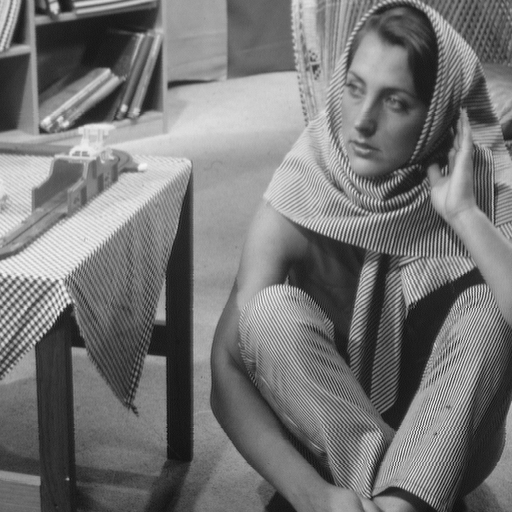
#> input picture 2d_ocs_osh_encryption/data/input/barbara.png, 512 x 512 px
$ python main.py
#> lines starting #> are read from the running program, lines starting #| are printed output that depends on the picture
### 2d_ocs_osh_encryption/modules/matrix_gen.py
import numpy as np
from scipy.linalg import hadamard

def generate_spe_matrices(N_pixels, M_measurements, L_images):
    """ Implements Eq. 22, 25, 31, and 32. """
    sqrt_M = int(np.sqrt(M_measurements))
    sqrt_N = N_pixels
    Qa = L_images * sqrt_M

    H_order = int(2**np.ceil(np.log2(Qa)))
    H_matrix = hadamard(H_order)

    # Permute rows to randomize spatial patterns and eliminate grid-like structure
    # while preserving column orthogonality
    rng = np.random.default_rng(42)
    H_matrix = H_matrix[rng.permutation(H_order), :]

    keys = []
    for l in range(L_images):
        Phi_a = np.random.normal(0, 1/N_pixels, (sqrt_M, sqrt_N))
        Phi_b = np.random.normal(0, 1/N_pixels, (sqrt_N, sqrt_M))
        Gamma_a = H_matrix[:Qa, (l * sqrt_M):((l + 1) * sqrt_M)]

        keys.append({
            'encryption_key': None, # Omitted to prevent OOM. Use properties of Kronecker product during encryption instead.
            'decryption_keys': (Gamma_a, Phi_a, Phi_b)
        })
    return keys, Qa

# [16 lines left out: function generate_structural_patterns, not called in this run]

### 2d_ocs_osh_encryption/modules/encryption.py
import numpy as np
import scipy.fft as fft
from modules.optics import fresnel_otf

def OSH_encryption_eq21(plaintexts, keys, distances, wavelength=632.8e-9, pixel_size=10e-6):
    """ Implements Eq. 21 and the optical diffraction components of Eq. 1 & 3. """
    N = plaintexts[0].shape[0]
    Qa = keys[0]['decryption_keys'][0].shape[0]
    sqrt_M = keys[0]['decryption_keys'][2].shape[1]
    ciphertext_I = np.zeros((Qa, sqrt_M), dtype=complex)

    for l, f_l in enumerate(plaintexts):
        z_l = distances[l]
        Gamma_a, Phi_a, Phi_b = keys[l]['decryption_keys']

        # Circular convolution (No pad, no crop) using frequency-domain OTF
        H_z = fresnel_otf(N, wavelength, z_l, pixel_size)
        F_f_l = fft.fft2(f_l, norm="ortho")
        F_l = fft.ifft2(F_f_l * H_z, norm="ortho")

        left_term = np.dot(Gamma_a, Phi_a)
        middle_term = np.dot(left_term, F_l)
        I_l = np.dot(middle_term, Phi_b)

        ciphertext_I += I_l

    return ciphertext_I

### 2d_ocs_osh_encryption/main.py
import numpy as np
import os
import matplotlib.pyplot as plt
try:
    from skimage.data import camera
    from skimage.transform import resize
    HAS_SKIMAGE = True
except ImportError:
    HAS_SKIMAGE = False

from config import N_PIXELS, M_MEASUREMENTS, WAVELENGTH, PIXEL_SIZE, DISTANCES, ITERATIONS, TOLERANCE
from modules.matrix_gen import generate_spe_matrices, generate_structural_patterns
from modules.encryption import OSH_encryption_eq21
from modules.decryption import trapdoor_extraction_eq33, solve_2dcs_twist

def calculate_cc(img1, img2):
    """ Calculates Correlation Coefficient between two images. """
    img1_mean = np.mean(img1)
    img2_mean = np.mean(img2)
    numerator = np.sum((img1 - img1_mean) * (img2 - img2_mean))
    denominator = np.sqrt(np.sum((img1 - img1_mean)**2) * np.sum((img2 - img2_mean)**2))
    if denominator == 0:
        return 0.0
    return numerator / denominator

def main():
    print("--- 2D-CS OSH Encryption Simulation ---")

    # Ensure results directory exists
    os.makedirs('results', exist_ok=True)
    os.makedirs('data/input', exist_ok=True)

    # 1. Load or Generate Test Images
    L_images = len(DISTANCES)
    plaintexts = []

    if HAS_SKIMAGE:
        from skimage.io import imread
        from skimage import data
        print("Loading specific benchmark images...")
        try:
            barbara = imread("data/input/barbara.png")
#> barbara is the input picture: shape (512, 512); min 12, max 246, mean 117.4
        except:
            barbara = data.camera() # Fallback for barbara

        images = [
            imread("data/input/parrot.png"),
            barbara,
            imread("data/input/house.png"),
            imread("data/input/boat.png")
        ]
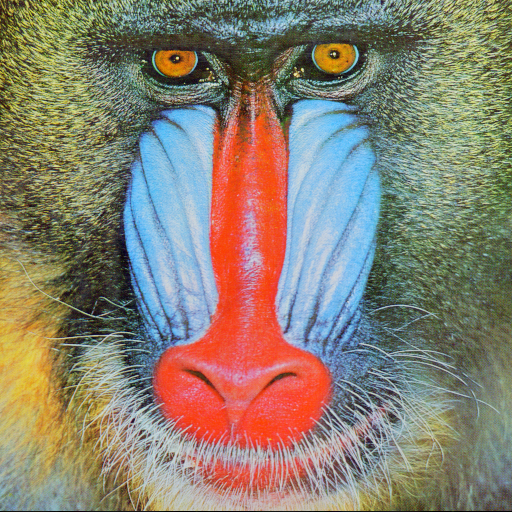
#> input picture 2d_ocs_osh_encryption/data/input/parrot.png, 512 x 512 px
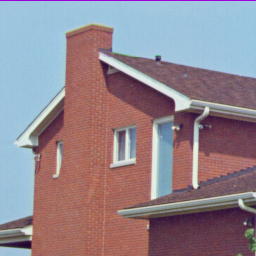
#> input picture 2d_ocs_osh_encryption/data/input/house.png, 256 x 256 px
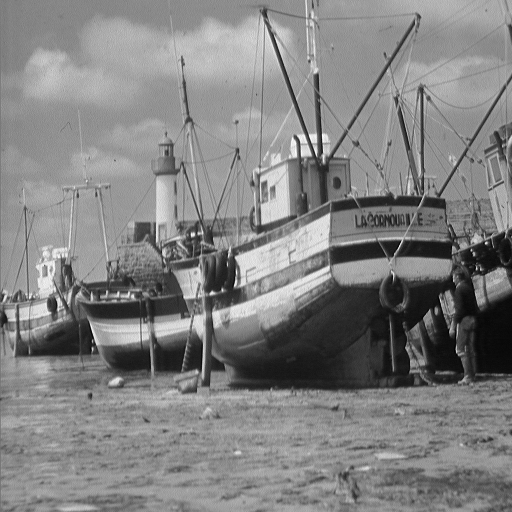
#> input picture 2d_ocs_osh_encryption/data/input/boat.png, 512 x 512 px
        for img in images:
            img_r = resize(img, (N_PIXELS, N_PIXELS), anti_aliasing=True)
            if img_r.ndim == 3:
                img_r = np.mean(img_r, axis=2) # convert to grayscale
            img_r = img_r / np.max(img_r)
            plaintexts.append(img_r)
#> this loop made 4 passes
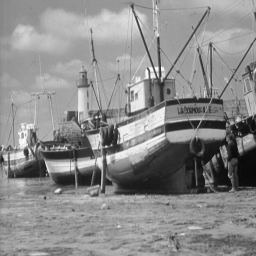
#> img_r: shape (256, 256) float64; min 0.0371, max 1, mean 0.547
#> after the loop, plaintexts = 4 items

        while len(plaintexts) < L_images:
            plaintexts.append(np.fliplr(plaintexts[-1]))
#> this loop made 0 passes
        plaintexts = plaintexts[:L_images]
    else:
        print("Skimage not found. Generating dummy test images...")
        x = np.linspace(-1, 1, N_PIXELS)
        X, Y = np.meshgrid(x, x)
        dummy_imgs = [
            (np.sin(10 * X) + np.cos(10 * Y) + 2) / 4.0,
            np.exp(-(X**2 + Y**2) * 5),
            (np.sin(20 * X) + 1) / 2.0,
            (np.cos(20 * Y) + 1) / 2.0
        ]
        plaintexts.extend(dummy_imgs[:L_images])
        while len(plaintexts) < L_images:
            plaintexts.append(np.fliplr(plaintexts[-1]))

    for i, pt in enumerate(plaintexts):
        plt.imsave(f'results/plaintext_{i}.png', pt, cmap='gray')

    # 2. Matrix Generation
    print("Generating SPE Matrices...")
    keys, Qa = generate_spe_matrices(N_PIXELS, M_MEASUREMENTS, L_images)
#> in generate_spe_matrices, `sqrt_M = int(np.sqrt(M_measurements))`: sqrt_M = 128
#> in generate_spe_matrices, `Qa = L_images * sqrt_M`: Qa = 512
#> in generate_spe_matrices, `H_matrix = hadamard(H_order)`:
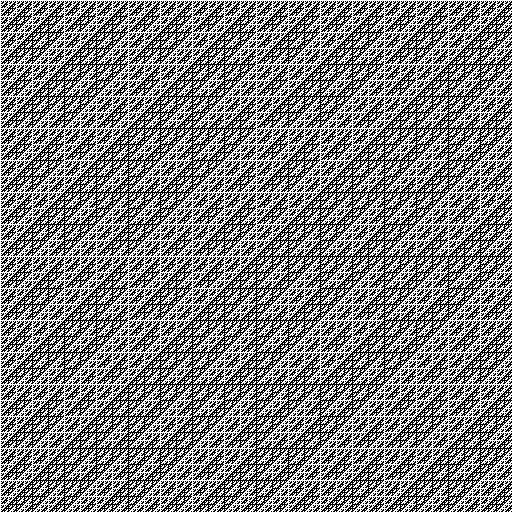
#> H_matrix: shape (512, 512) int64; values -1 (black) and 1 (white), 50.1% white; black in thin lines or dots
#> the loop in generate_spe_matrices, `for l in range(L_images):` made 4 passes
#> pass 1, in generate_spe_matrices, `Gamma_a = H_matrix[:Qa, (l * sqrt_M):((l + 1) * sqrt_M)]`:
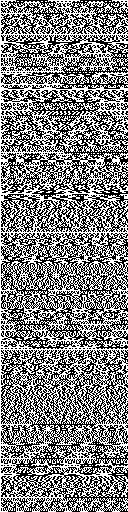
#> Gamma_a: shape (512, 128) int64; values -1 (black) and 1 (white), 50.4% white; black in thin lines or dots
#> pass 2, in generate_spe_matrices, `Phi_a = np.random.normal(0, 1/N_pixels, (sqrt_M, sqrt_N))`:
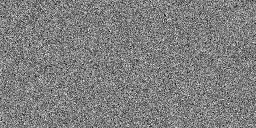
#> Phi_a: shape (128, 256) float64; min -0.0155, max 0.0157, mean 4.12e-05; drawn with min black and max white
#> after the loop in generate_spe_matrices, `for l in range(L_images):`: keys = 4 items
#> keys = 4 items; Qa = 512

    # 3. OSH Encryption
    print("Encrypting images...")
    ciphertext_I = OSH_encryption_eq21(plaintexts, keys, DISTANCES, WAVELENGTH, PIXEL_SIZE)
#> the loop in OSH_encryption_eq21, `for l, f_l in enumerate(plaintexts):` made 1 pass
#> (l, z_l) on pass 1: (0, 0.18)

    plt.imsave('results/ciphertext_mag.png', np.abs(ciphertext_I), cmap='viridis')
    plt.imsave('results/ciphertext_real.png', np.real(ciphertext_I), cmap='gray')
    plt.imsave('results/ciphertext_imag.png', np.imag(ciphertext_I), cmap='gray')
    np.save('results/results_ciphertext.npy', ciphertext_I) # save full complex array
    np.save('results/ciphertext.npy', ciphertext_I)

    # 4. Decryption for each plaintext
    print("Starting decryption process...")
    for l in range(L_images):
        print(f"  Decrypting image {l} at z = {DISTANCES[l]}m...")
        Gamma_a, Phi_a, Phi_b = keys[l]['decryption_keys']

        # 4a. Trapdoor Extraction
        I_h = trapdoor_extraction_eq33(ciphertext_I, Gamma_a)

        # 4b. Image-Domain TV FISTA Solver
        print("    Running Image-Domain TV FISTA solver...")
        recovered_img = solve_2dcs_twist(
            I_h, Phi_a, Phi_b, N_PIXELS, WAVELENGTH, DISTANCES[l], PIXEL_SIZE,
            iterations=ITERATIONS, tolerance=TOLERANCE
        )

        plt.imsave(f'results/recovered_{l}.png', recovered_img, cmap='gray')

        cc_score = calculate_cc(plaintexts[l], recovered_img)
        print(f"    => Correlation Coefficient for Image {l}: {cc_score:.4f}")

    print("Simulation Complete. Check the 'results' folder.")

if __name__ == "__main__":
    main()
#> (the call stopped at in OSH_encryption_eq21, `H_z = fresnel_otf(N, wavelength, z_l, pixel_size)`: modules is not available in this run)
